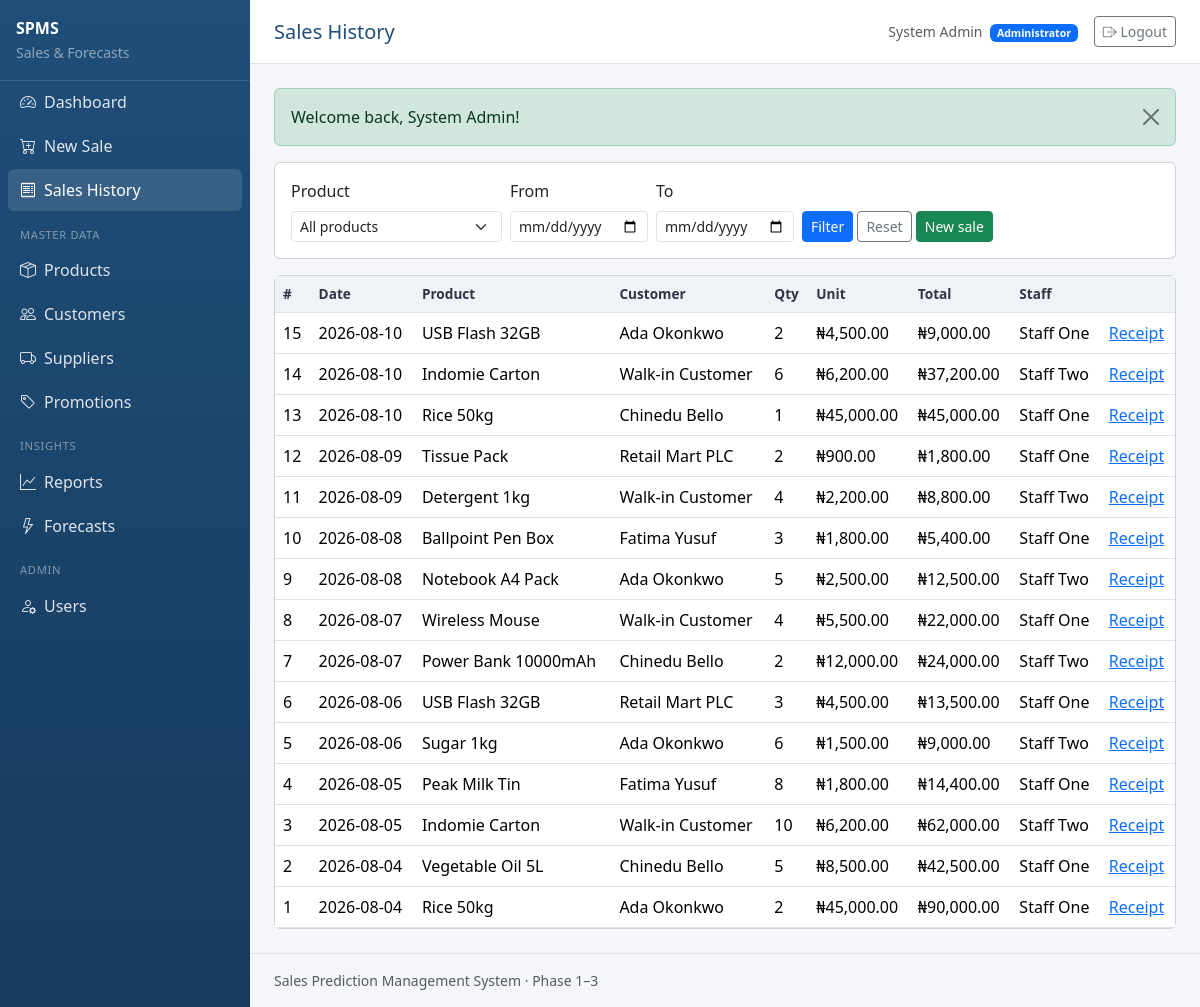
The app's page /web/public/index.php?page=sales (signed in) with its own data.
### tables this page shows
CREATE TABLE sales (
  id INT UNSIGNED AUTO_INCREMENT PRIMARY KEY,
  product_id INT UNSIGNED NOT NULL,
  customer_id INT UNSIGNED NULL,
  staff_id INT UNSIGNED NOT NULL,
  quantity INT NOT NULL,
  unit_price DECIMAL(12,2) NOT NULL,
  total DECIMAL(12,2) NOT NULL,
  sale_date DATE NOT NULL,
  created_at TIMESTAMP NOT NULL DEFAULT CURRENT_TIMESTAMP,
  CONSTRAINT fk_sales_product
    FOREIGN KEY (product_id) REFERENCES products(id)
    ON DELETE RESTRICT ON UPDATE CASCADE,
  CONSTRAINT fk_sales_customer
    FOREIGN KEY (customer_id) REFERENCES customers(id)
    ON DELETE SET NULL ON UPDATE CASCADE,
  CONSTRAINT fk_sales_staff
    FOREIGN KEY (staff_id) REFERENCES users(id)
    ON DELETE RESTRICT ON UPDATE CASCADE,
  INDEX idx_sales_date (sale_date),
  INDEX idx_sales_product (product_id)
);

CREATE TABLE products (
  id INT UNSIGNED AUTO_INCREMENT PRIMARY KEY,
  name VARCHAR(160) NOT NULL,
  category VARCHAR(100) NULL,
  unit_price DECIMAL(12,2) NOT NULL DEFAULT 0.00,
  stock_qty INT NOT NULL DEFAULT 0,
  reorder_level INT NOT NULL DEFAULT 10,
  supplier_id INT UNSIGNED NULL,
  is_active TINYINT(1) NOT NULL DEFAULT 1,
  created_at TIMESTAMP NOT NULL DEFAULT CURRENT_TIMESTAMP,
  CONSTRAINT fk_products_supplier
    FOREIGN KEY (supplier_id) REFERENCES suppliers(id)
    ON DELETE SET NULL ON UPDATE CASCADE
);

CREATE TABLE customers (
  id INT UNSIGNED AUTO_INCREMENT PRIMARY KEY,
  name VARCHAR(160) NOT NULL,
  phone VARCHAR(40) NULL,
  email VARCHAR(160) NULL,
  address VARCHAR(255) NULL,
  created_at TIMESTAMP NOT NULL DEFAULT CURRENT_TIMESTAMP
);

CREATE TABLE users (
  id INT UNSIGNED AUTO_INCREMENT PRIMARY KEY,
  name VARCHAR(120) NOT NULL,
  email VARCHAR(160) NOT NULL UNIQUE,
  password_hash VARCHAR(255) NOT NULL,
  role ENUM('admin', 'manager', 'staff') NOT NULL DEFAULT 'staff',
  is_active TINYINT(1) NOT NULL DEFAULT 1,
  created_at TIMESTAMP NOT NULL DEFAULT CURRENT_TIMESTAMP
);

### web/public/index.php (called while the page is built, shortened)
<?php
require_once __DIR__ . '/../includes/layout.php';
$page = (string) ($_GET['page'] ?? 'dashboard');
$routes = [
    'login'       => __DIR__ . '/../modules/auth/login.php',
    'logout'      => __DIR__ . '/../modules/auth/logout.php',
    'dashboard'   => __DIR__ . '/../modules/dashboard/index.php',
    'products'    => __DIR__ . '/../modules/products/index.php',
    'customers'   => __DIR__ . '/../modules/customers/index.php',
    'suppliers'   => __DIR__ . '/../modules/suppliers/index.php',
    'users'       => __DIR__ . '/../modules/users/index.php',
    'promotions'  => __DIR__ . '/../modules/promotions/index.php',
    'sales'       => __DIR__ . '/../modules/sales/history.php',
    'sales_new'   => __DIR__ . '/../modules/sales/new.php',
    'receipt'     => __DIR__ . '/../modules/sales/receipt.php',
    'reports'     => __DIR__ . '/../modules/reports/index.php',
    'forecasts'   => __DIR__ . '/../modules/forecasts/index.php',
];
try {
    require $routes[$page];
} catch (PDOException $e) {
    http_response_code(500);
    $msg = 'Database error. Check that MySQL is running and you imported schema.sql + seed.sql. '
        . 'Also verify web/config/database.php credentials.';
    if (is_logged_in()) {
        render_header('Error');
        echo '<div class="alert alert-danger">' . e($msg) . '</div>';
        echo '<pre class="small text-muted">' . e($e->getMessage()) . '</pre>';
        render_footer();
    } else {
        render_login_header('Error');
        echo '<div class="alert alert-danger">' . e($msg) . '</div>';
        render_login_footer();
    }
}

### web/includes/helpers.php (called while the page is built, shortened)
<?php
function e(?string $value): string
{
    return htmlspecialchars((string) $value, ENT_QUOTES | ENT_SUBSTITUTE, 'UTF-8');
}
function money(float|int|string $amount): string
{
    return '₦' . number_format((float) $amount, 2);
}
function base_url(string $path = ''): string
{
    $script = $_SERVER['SCRIPT_NAME'] ?? '/index.php';
    $dir = rtrim(str_replace('\\', '/', dirname($script)), '/');
    $path = ltrim($path, '/');
    return $dir . '/' . $path;
}
function url(string $page, array $params = []): string
{
    $params = array_merge(['page' => $page], $params);
    return base_url('index.php?' . http_build_query($params));
}
function request(string $key, mixed $default = null): mixed
{
    return $_POST[$key] ?? $_GET[$key] ?? $default;
}

### web/modules/sales/history.php (the view, shortened to what this page needs)
<?php
$pdo = db();
$from = trim((string) request('from', ''));
$to = trim((string) request('to', ''));
$sql = 'SELECT s.*, p.name AS product_name, c.name AS customer_name, u.name AS staff_name
        FROM sales s
        JOIN products p ON p.id = s.product_id
        LEFT JOIN customers c ON c.id = s.customer_id
        JOIN users u ON u.id = s.staff_id
        WHERE 1=1';
$params = [];
$sql .= ' ORDER BY s.sale_date DESC, s.id DESC LIMIT 500';
$stmt = $pdo->prepare($sql);
$stmt->execute($params);
$sales = $stmt->fetchAll();
?>
<div class="card mb-3">
    <div class="card-body">
        <form method="get" class="row g-2 align-items-end">
            <div class="col-md-3">
                <label class="form-label">Product</label>
                <select name="product_id" class="form-select form-select-sm">
                    <option value="">All products</option>
                </select>
            </div>
            <div class="col-md-2">
                <label class="form-label">From</label>
                <input type="date" name="from" class="form-control form-control-sm" value="<?= e($from) ?>">
            </div>
            <div class="col-md-2">
                <label class="form-label">To</label>
                <input type="date" name="to" class="form-control form-control-sm" value="<?= e($to) ?>">
            </div>
            <div class="col-md-3">
                <button class="btn btn-sm btn-primary">Filter</button>
                <a class="btn btn-sm btn-outline-secondary" href="<?= e(url('sales')) ?>">Reset</a>
                <a class="btn btn-sm btn-success" href="<?= e(url('sales_new')) ?>">New sale</a>
            </div>
        </form>
    </div>
</div>
<div class="card">
    <div class="table-responsive">
        <table class="table table-hover mb-0">
            <thead>
            <tr>
                <th>#</th><th>Date</th><th>Product</th><th>Customer</th>
                <th>Qty</th><th>Unit</th><th>Total</th><th>Staff</th><th></th>
            </tr>
            </thead>
            <tbody>
            <?php if (!$sales): ?>
                <tr><td colspan="9" class="text-center text-muted py-4">No sales match your filters.</td></tr>
            <?php else: foreach ($sales as $s): ?>
                <tr>
                    <td><?= (int) $s['id'] ?></td>
                    <td><?= e($s['sale_date']) ?></td>
                    <td><?= e($s['product_name']) ?></td>
                    <td><?= e($s['customer_name'] ?? '—') ?></td>
                    <td><?= (int) $s['quantity'] ?></td>
                    <td><?= e(money((float) $s['unit_price'])) ?></td>
                    <td><?= e(money((float) $s['total'])) ?></td>
                    <td><?= e($s['staff_name']) ?></td>
                    <td><a href="<?= e(url('receipt', ['id' => $s['id']])) ?>">Receipt</a></td>
                </tr>
            <?php endforeach; endif; ?>
            </tbody>
        </table>
    </div>
</div>

### web/public/assets/css/app.css (style rules this page uses)
:root { --spms-primary: #1f4e79; --spms-accent: #2e75b6; --sidebar-width: 250px; }
body { background: #f4f6f9; font-family: system-ui, -apple-system, "Segoe UI", Roboto, Arial, sans-serif; }
.table thead th { background: #eef3f8; color: #334; font-size: 0.85rem; white-space: nowrap; }

### records on screen
sales: id "15", sale_date "2026-08-10", product.name "USB Flash 32GB", customer.name "Ada Okonkwo", quantity "2", unit_price "₦4,500.00", total "₦9,000.00", staff.name "Staff One"
sales: id "14", sale_date "2026-08-10", product.name "Indomie Carton", customer.name "Walk-in Customer", quantity "6", unit_price "₦6,200.00", total "₦37,200.00", staff.name "Staff Two"
sales: id "13", sale_date "2026-08-10", product.name "Rice 50kg", customer.name "Chinedu Bello", quantity "1", unit_price "₦45,000.00", total "₦45,000.00", staff.name "Staff One"
sales: id "12", sale_date "2026-08-09", product.name "Tissue Pack", customer.name "Retail Mart PLC", quantity "2", unit_price "₦900.00", total "₦1,800.00", staff.name "Staff One"
sales: id "11", sale_date "2026-08-09", product.name "Detergent 1kg", customer.name "Walk-in Customer", quantity "4", unit_price "₦2,200.00", total "₦8,800.00", staff.name "Staff Two"
sales: id "10", sale_date "2026-08-08", product.name "Ballpoint Pen Box", customer.name "Fatima Yusuf", quantity "3", unit_price "₦1,800.00", total "₦5,400.00", staff.name "Staff One"
sales: id "9", sale_date "2026-08-08", product.name "Notebook A4 Pack", customer.name "Ada Okonkwo", quantity "5", unit_price "₦2,500.00", total "₦12,500.00", staff.name "Staff Two"
sales: id "8", sale_date "2026-08-07", product.name "Wireless Mouse", customer.name "Walk-in Customer", quantity "4", unit_price "₦5,500.00", total "₦22,000.00", staff.name "Staff One"
sales: id "7", sale_date "2026-08-07", product.name "Power Bank 10000mAh", customer.name "Chinedu Bello", quantity "2", unit_price "₦12,000.00", total "₦24,000.00", staff.name "Staff Two"
sales: id "6", sale_date "2026-08-06", product.name "USB Flash 32GB", customer.name "Retail Mart PLC", quantity "3", unit_price "₦4,500.00", total "₦13,500.00", staff.name "Staff One"
sales: id "5", sale_date "2026-08-06", product.name "Sugar 1kg", customer.name "Ada Okonkwo", quantity "6", unit_price "₦1,500.00", total "₦9,000.00", staff.name "Staff Two"
sales: id "4", sale_date "2026-08-05", product.name "Peak Milk Tin", customer.name "Fatima Yusuf", quantity "8", unit_price "₦1,800.00", total "₦14,400.00", staff.name "Staff One"
sales: id "3", sale_date "2026-08-05", product.name "Indomie Carton", customer.name "Walk-in Customer", quantity "10", unit_price "₦6,200.00", total "₦62,000.00", staff.name "Staff Two"
sales: id "2", sale_date "2026-08-04", product.name "Vegetable Oil 5L", customer.name "Chinedu Bello", quantity "5", unit_price "₦8,500.00", total "₦42,500.00", staff.name "Staff One"
sales: id "1", sale_date "2026-08-04", product.name "Rice 50kg", customer.name "Ada Okonkwo", quantity "2", unit_price "₦45,000.00", total "₦90,000.00", staff.name "Staff One"

### other values on screen
$short "SPMS"
$title !== '' ? $title : 'Dashboard' "Sales History"
$user['name'] "System Admin"
role_label($user['role'] ?? 'staff') "Administrator"
$flash['message'] "Welcome back, System Admin!"
app_config('name') "Sales Prediction Management System"
